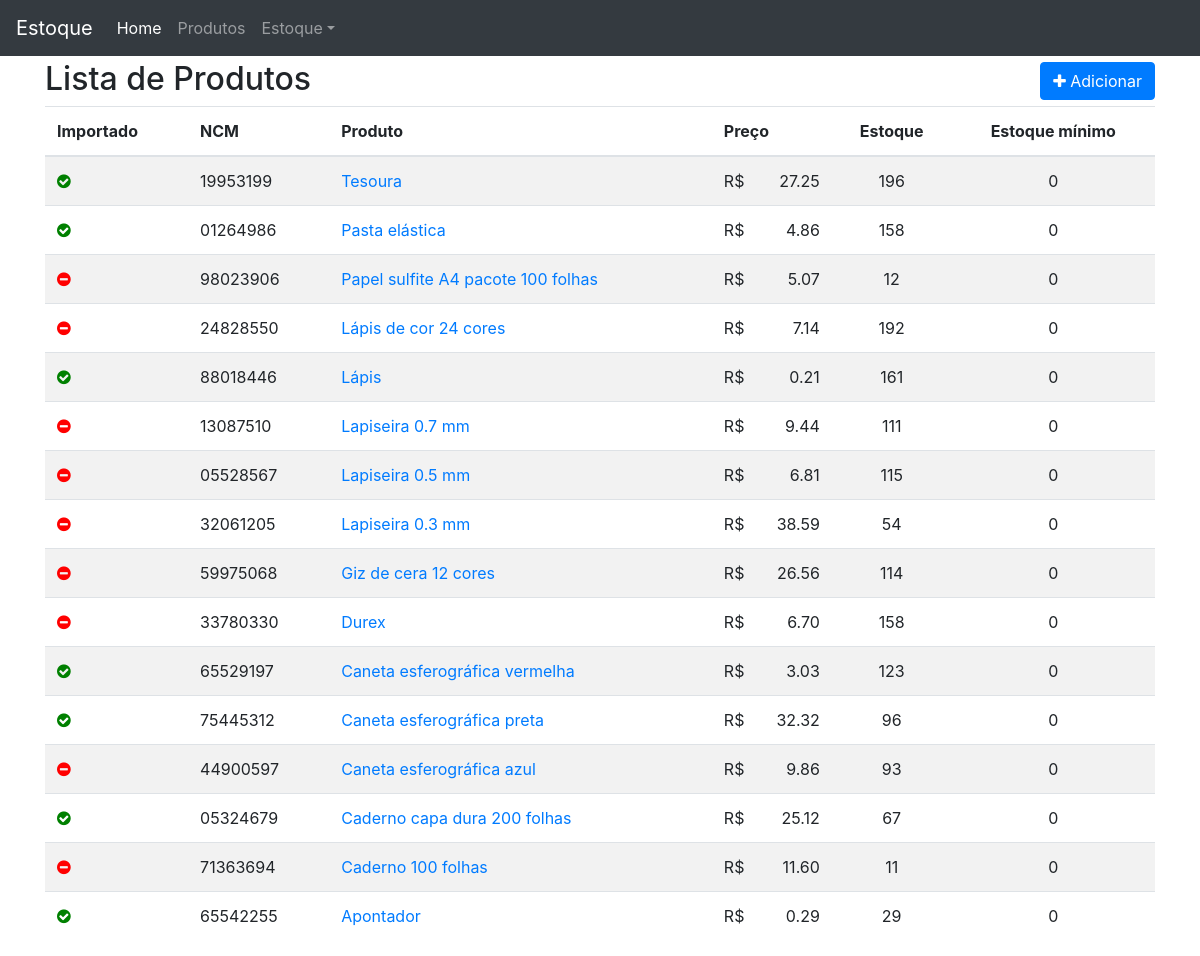
Before: /produto/ with the older database file.
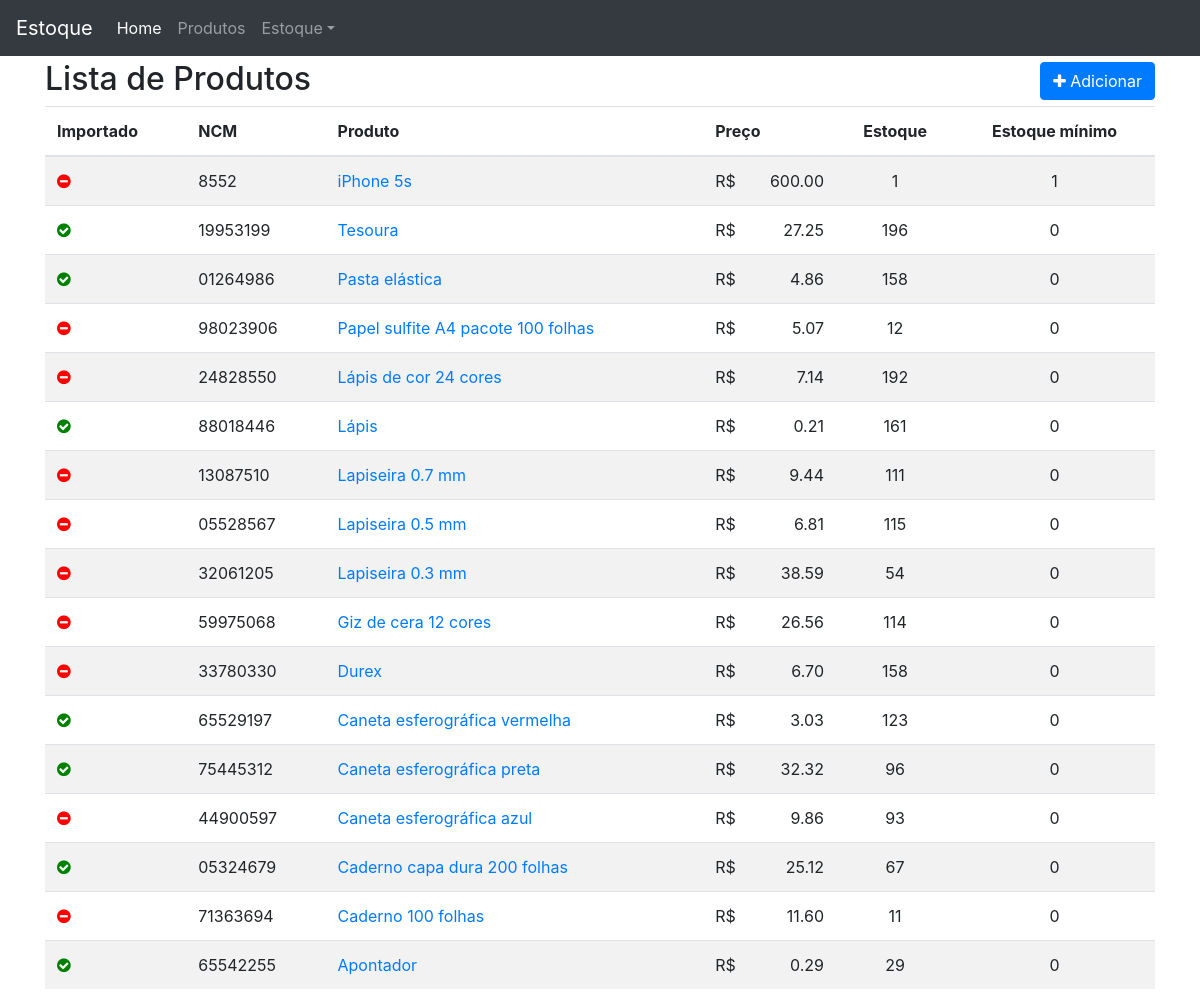
After: the same page with the newer database file.
### produto/models.py (models this page shows, shortened)
class Produto(models.Model):
    importado = models.BooleanField(default=False)
    ncm = models.CharField('NCM', max_length=8)
    produto = models.CharField(max_length=100, unique=True)
    preco = models.DecimalField('preço', max_digits=7, decimal_places=2)
    estoque = models.IntegerField('estoque atual')
    estoque_minimo = models.PositiveIntegerField('estoque mínimo', default=0)
    class Meta:
        ordering = ('-produto',)
    def get_absolute_url(self):
        return reverse_lazy('produto:url_produto_detail', kwargs={'pk': self.pk})

### produto/views.py (the view)
# urls.py: path('', v.produto_list, name='url_produto_list'),
def produto_list(request):
    template_name = 'produto/produto_list.html'
    objects = Produto.objects.all()
    context = {'object_list': objects}
    return render(request, template_name, context)

### produto/templates/produto/produto_list.html
{% extends 'base.html' %}
{% block content %}
<div class="page-header">
    <h2>Lista de Produtos
        <span class="pull-right">
            <a href="{% url 'produto:url_produto_add' %}">
                <button type="button" class="btn btn-primary">
                    <span class="fa fa-plus"></span> Adicionar
                </button>
            </a>
        </span>
    </h2>
    {% if object_list %}
        <table class="table table-striped">
            <thead>
                <tr>
                    <th>Importado</th>
                    <th>NCM</th>
                    <th>Produto</th>
                    <th>Preço</th>
                    <th class="text-center">Estoque</th>
                    <th class="text-center">Estoque mínimo</th>
                </tr>
            </thead>
            <tbody>
                {% for object in object_list %}
                    <tr>
                        <td>
                            {% if object.importado %}
                                <i class="fa fa-check-circle ok"></i>
                                {% else %}
                                <i class="fa fa-minus-circle no"></i>
                            {% endif %}
                        </td>
                        <td>{{ object.ncm }}</td>
                        <td>
                            <a href="{{ object.get_absolute_url }}">{{ object.produto }}</a>
                        </td>
                        <td>R$ <span class="pull-right">{{ object.preco }}</span></td>
                        <td class="text-center">{{ object.estoque }}</td>
                        <td class="text-center">{{ object.estoque_minimo }}</td>
                    </tr>
                {% endfor %}
            </tbody>
        </table>
        {% else %}
        <p class="alert alert-warning">Sem itens na lista</p>
    {% endif %}
</div>
{% endblock content %}

### core/templates/base.html (shortened to what this page needs)
<!doctype html>
<html lang="en">
<head>
  <link rel="stylesheet" href="https://cdn.jsdelivr.net/npm/bootstrap@4.0.0/dist/css/bootstrap.min.css"
>
  <link rel="stylesheet" href="https://stackpath.bootstrapcdn.com/font-awesome/4.7.0/css/font-awesome.min.css">
</head>
<body>
  {% include "includes/nav.html" %}
  <div class="container">
    {% block content %}{% endblock content %}
  </div>
</body>
</html>

### core/templates/includes/nav.html (shortened to what this page needs)
<nav class="navbar navbar-expand-md navbar-dark bg-dark fixed-top">
    <a class="navbar-brand" href="#">Estoque</a>
    <div class="collapse navbar-collapse" id="navbarsExampleDefault">
        <ul class="navbar-nav mr-auto">
            <li class="nav-item active">
                <a class="nav-link" href="/">Home <span class="sr-only">(current)</span></a>
            </li>
            <li class="nav-item">
                <a class="nav-link" href="{% url 'produto:url_produto_list' %}">Produtos</a>
            </li>
            <li class="nav-item dropdown">
                <a class="nav-link dropdown-toggle" href="#" id="dropdown01" data-toggle="dropdown" aria-haspopup="true" aria-expanded="false">Estoque</a>
            </li>
        </ul>
    </div>
</nav>

### core/templates/base.html (style rules this page uses)
body { margin-top: 60px; }
.ok { color: green; }
.no { color: red; }

Changed rows visible on the page:
added Produto: importado False (drawn), ncm "8552", produto "iPhone 5s", preco "600.00", estoque "1", estoque_minimo "1"
